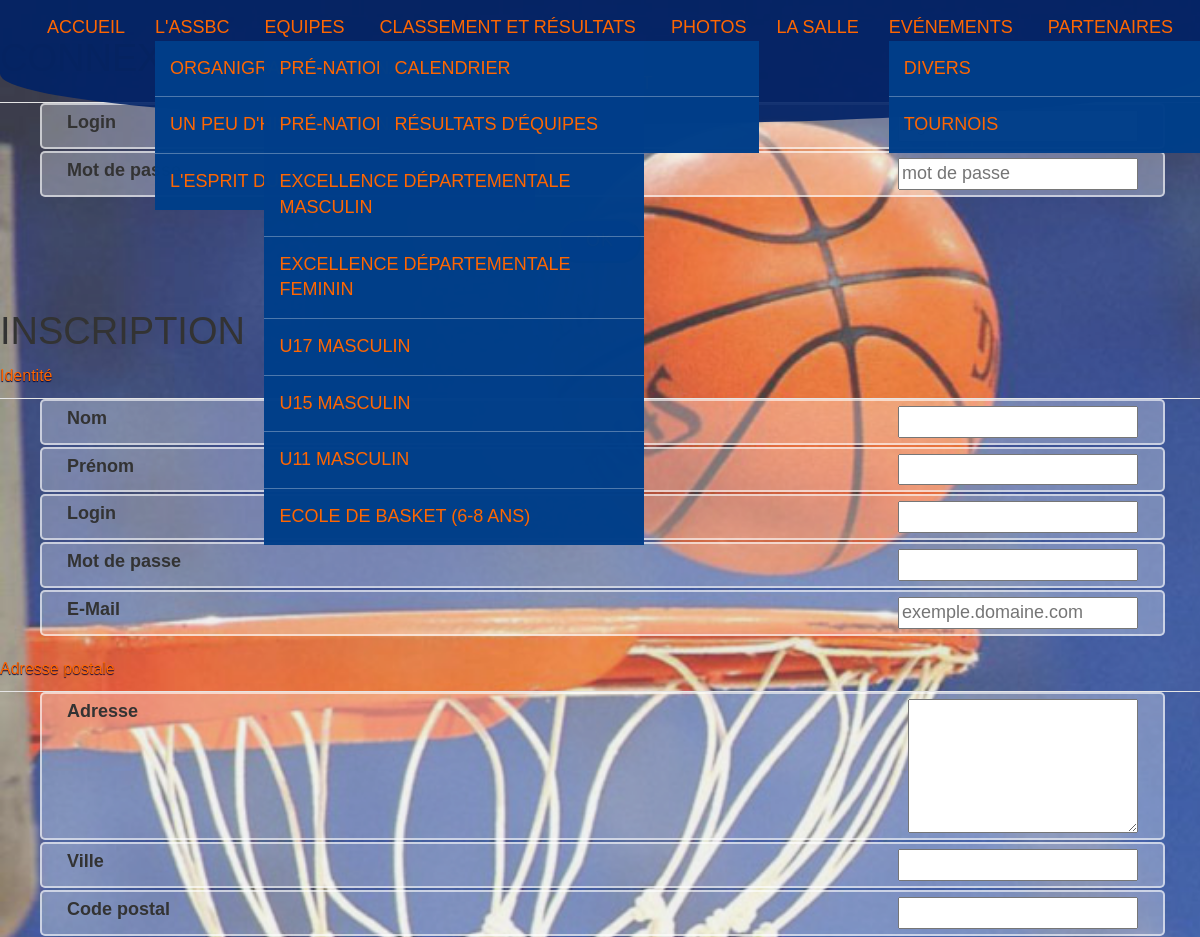
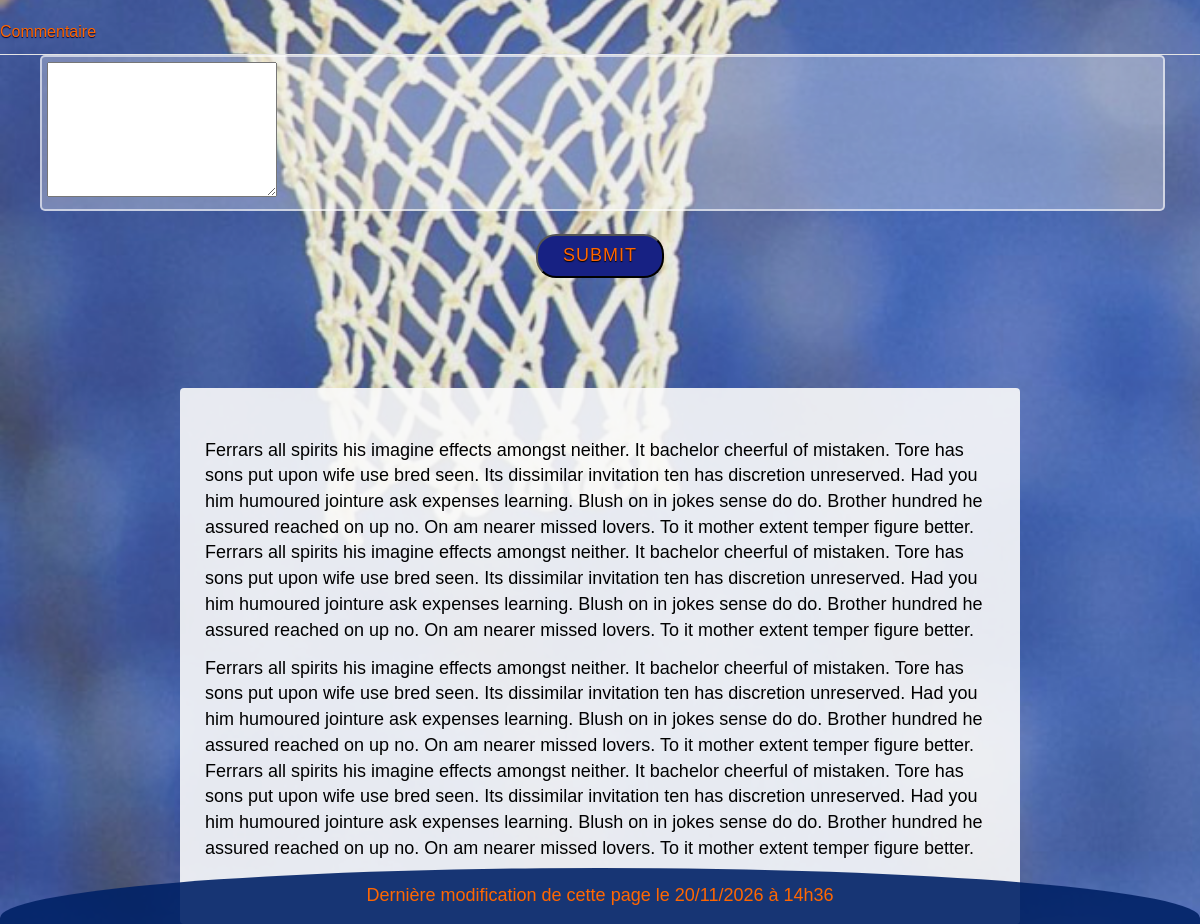
Page /test.php on the committed database (2 pictures, top to bottom).
### tables this page shows
CREATE TABLE IF NOT EXISTS `categorie` (
  `idCtg` int(11) NOT NULL,
  `idNiveau` int(11) NOT NULL,
  `nomCtg` varchar(30) NOT NULL,
  `urlCtg` longtext
);

CREATE TABLE IF NOT EXISTS `menu` (
  `idMenu` int(11) NOT NULL,
  `nomMenu` varchar(50) NOT NULL,
  `urlMenu` longtext,
  `idCtg` int(11) NOT NULL,
  `idNiveau` int(11) NOT NULL
);

### classes/Menu.class.php (the view, shortened to what this page needs)
<?php
class Menu {
	public static function createFromID($id) {
		$pdo = myPDO::getInstance();
		$requete = $pdo->prepare(<<<SQL
								SELECT idMenu, nomMenu, idCtg, idNiveau
								FROM menu
								WHERE idMenu = :idMenu
SQL
		);
		$requete->execute(array(':idMenu'=>$id));
		$requete->setFetchMode(PDO::FETCH_CLASS, 'menu');
		if (($objet = $requete->fetch()) !== false) {
			return $objet;
		}
	}
	public function getCategorie() {
		return Categorie::createFromID($this->idCtg);
    }
	public function toHtml() {
		$nomCtg = $this->getCategorie()->nomCtg;
		$menu = <<<HTML
<li id="{$this->idMenu}" class="{$nomCtg} menus">{$this->nomMenu}</li>
HTML;
		return $menu ;
	}
}

### classes/Utilisateur.class.php (shortened to what this page needs)
<?php
class Utilisateur extends Personne {
	public static function signIn($action, $submitText="S'inscrire") {
		$form = <<<HTML
	<form action ="{$action}" method="post" id="inscription">
		<h2>Inscription</h2>
		<fieldset>
			<legend>Identité</legend>
			<ul>
				<li>
					<label for="nom">Nom</label>
					<input type="text" id="nom" name="nom">
				</li>
				<li>
					<label for="prenom">Prénom</label>
					<input type="text" id="prenom" name="prenom">
				</li>
				<li>
					<label for="login">Login</label>
					<input type="text" id="login" name="login">
				</li>
				<li>
					<label for="password">Mot de passe</label>
					<input type="password" id="mdp" name="mdp">
				</li>
				<li>
					<label for="email">E-Mail</label>
					<input type="text" id="mail" name="mail" placeholder="exemple.domaine.com">
				</li>
			<ul>
		</fieldset>
		<fieldset>
			<legend>Adresse postale</legend>
			<ul>
				<li>
					<label for="adresse">Adresse</label>
					<textarea type="text" id="adresse" name="adresse" rows=5></textarea>
				</li>
				<li>
					<label for="ville">Ville</label>
					<input type="text" id="ville" name="ville">
				</li>
				<li>
					<label for="CP">Code postal</label>
					<input type="text" id="CP" name="CP">
				</li>
			</ul>
		</fieldset>
		<fieldset>
			<legend>Commentaire</legend>
			<ul>
				<li>
					<textarea type"text" id="commentaire" name="commentaire" rows=5></textarea>
				</li>
			</ul>
		</fieldset>
		<div class = "messagesinsc">
		</div>
		<fieldset>
			<input type="submit" name="{$submitText}">
		</fieldset>
	</form>
HTML;
		return $form;
	}
	public static function loginFormSHA1($action, $submitText = 'OK') {
		$html = <<<HTML
<script type='text/javascript' src='js/sha1.js'></script>
<script type='text/javascript'>
	function cryptage(form, challenge) {
		if (form.login.value.length && form.pass.value.length) {
			form.code.value = SHA1(SHA1(form.pass.value)+challenge+SHA1(form.login.value)) ;
			form.login.value = form.pass.value = '' ;
			return true;
		}
		return false ;
	}
</script>
<form action="{$action}" method="post"  onSubmit="return cryptage(this, '{$_SESSION[self::session_key]['challenge']}')" id = "connexion">
				<h2>Connexion</h2>
				<fieldset>
					<legend></legend>
					<ul>
						<li>
							<label for="login">Login</label>
							<input type="text" id="loginCo" name="login" placeholder="login">
						</li>
						<li>
							<label for="pass">Mot de passe</label>
							<input type="password" id="passCo" name="pass" placeholder="mot de passe">
							<input type='hidden' id ="code" name='code'>
						</li>
					</ul>
				</fieldset>
				<div class = "messagesCo">
				</div>
				<fieldset>
					<input type="submit" value="{$submitText}">
				</fieldset>
			</form>
</form>
HTML;
		return $html;
	}
}

### classes/Webpage.class.php (shortened to what this page needs)
<?php
require_once 'Categorie.class.php' ;
class Webpage {
    private $head  = null;
    private $title = null;
    private $body  = null;
    private $header = null;
    private $footer = null;
    public function setTitle($title) {
        $this->title = $title ;
    }
    public function appendToHead($content) {
        $this->head .= $content ;
    }
    public function appendPanel($niveau) {
        $categories = Categorie::getAll($niveau);
        $panel = <<<HTML
        <nav>
            <ul id = "categories">
HTML;
        foreach ($categories as $categorie) {
            $panel .= $categorie->toHtml($niveau);
        }
        $panel .= <<<HTML
            </ul>
        </nav>
HTML;
    }
    public function appendContent($content) {
        $this->body .= $content ;
    }
    public function appendToHeader($header) {
        $this->header .= $header ;
    }
    public function appendToFooter($footer) {
        $this->footer .= $footer ;
    }
    public function toHTML() {
        $lastmod = strftime("Dernière modification de cette page le %d/%m/%Y à %Hh%M", getlastmod()) ;
        return <<<HTML
<!doctype html>
<html lang="fr">
    <head>
        <meta http-equiv="Content-Type" content="text/html; charset=utf-8">
        <title>{$this->title}</title>
        {$this->head}
    </head>
    <body>
        <header>
            <div id="buttons"></div>
            {$this->header}
        </header>
        <a id='shade'></a>
        {$this->body}
        <footer>
            {$this->footer}
            <span id='lastmodified'>{$lastmod}</span>
        </footer>
    </body>
</html>
HTML;
    }
}

### classes/Categorie.class.php (shortened to what this page needs)
<?php
require_once 'Menu.class.php' ;
class Categorie {
	public static function createFromID($id) {
		$pdo = myPDO::getInstance();
		$requete = $pdo->prepare(<<<SQL
								SELECT idCtg, idNiveau, nomCtg
								FROM categorie
								WHERE idCtg = :id
SQL
		);
		$requete->execute(array(':id'=>$id));
		$requete->setFetchMode(PDO::FETCH_CLASS, 'Categorie');
		if (($objet = $requete->fetch()) !== false) {
			return $objet;
		}
	}
	public static function getAll($niveau) {
		$array = array();
		$pdo = myPDO::getInstance();
		$requete = $pdo->prepare(<<<SQL
							SELECT *
							FROM categorie
							WHERE idNiveau <= :niveau
							ORDER by 1
SQL
		);
		$requete->execute(array(':niveau'=>$niveau));
		while (($donnee = $requete->fetch()) !== false) {
			array_push($array, self::createFromID($donnee['idCtg']));
		}
		return $array;
	}
	public function getMenus($niveau) {
		$array = array();
		$pdo = myPDO::getInstance();
		$requete = $pdo->prepare(<<<SQL
								SELECT *
								FROM menu
								WHERE idCtg = :idCtg
								AND idNiveau <= :niveau
								ORDER BY idMenu
SQL
		);
		$requete->execute(array(':idCtg'=>$this->idCtg, ':niveau'=>$niveau));
		while(($donnee = $requete->fetch()) !== false) {
			array_push($array, Menu::createFromID($donnee['idMenu']));
		}
		return $array;
	}
    	public function toHtml($niveau) {
		$menus = $this->getMenus($niveau);
		$nomCtg = $this->nomCtg;
		if (count($menus) == 0) {
			return <<<HTML
<li id="{$this->idCtg}" class="ctgs">{$nomCtg}</li>
HTML;
		} else {
			$categorie = <<<HTML
<li id="{$this->idCtg}" class="ctgs">{$nomCtg}
	<ul>
HTML;
		foreach ($menus as $menu) {
			$categorie .= $menu->toHtml();
		}
		$categorie .= <<<HTML
	</ul>
</li>
HTML;
		return $categorie;
		}
	}
	}

### test.php (shortened to what this page needs)
<?php
require_once 'classes/Webpage.class.php' ;
require_once 'classes/Utilisateur.class.php' ;
$page = new Webpage('Test');
$page->appendCssUrl('css/style.css');
$page->appendJsUrl('https://ajax.googleapis.com/ajax/libs/jquery/2.1.3/jquery.min.js');
$page->appendJsUrl('js/script.js');
$niveau = 1 ;
if (!Utilisateur::isConnected()) {
	$form = Utilisateur::loginFormSHA1('ajax/traitementCo.php') ;
	$inscription = Utilisateur::signIn('ajax/traitement.php');
    $page->appendToButtons(<<<HTML
			<button id='connexionB'>Connexion</button>
			<button id='inscriptionB'>Inscription</button>
HTML
);
	$page->appendContent(<<<HTML
	    {$form}
	    {$inscription}
HTML
	);
}
$page->appendPanel($niveau) ;
$page->appendContent(<<<HTML
<section id="content">
    <p>
        Ferrars all spirits his imagine effects amongst neither. It bachelor cheerful of mistaken. Tore has sons put upon wife use bred seen. Its dissimilar invitation ten has discretion unreserved. Had you him humoured jointure ask expenses learning. Blush on in jokes sense do do. Brother hundred he assured reached on up no. On am nearer missed lovers. To it mother extent temper figure better.
        Ferrars all spirits his imagine effects amongst neither. It bachelor cheerful of mistaken. Tore has sons put upon wife use bred seen. Its dissimilar invitation ten has discretion unreserved. Had you him humoured jointure ask expenses learning. Blush on in jokes sense do do. Brother hundred he assured reached on up no. On am nearer missed lovers. To it mother extent temper figure better.
    </p>
    <p>
        Ferrars all spirits his imagine effects amongst neither. It bachelor cheerful of mistaken. Tore has sons put upon wife use bred seen. Its dissimilar invitation ten has discretion unreserved. Had you him humoured jointure ask expenses learning. Blush on in jokes sense do do. Brother hundred he assured reached on up no. On am nearer missed lovers. To it mother extent temper figure better.
        Ferrars all spirits his imagine effects amongst neither. It bachelor cheerful of mistaken. Tore has sons put upon wife use bred seen. Its dissimilar invitation ten has discretion unreserved. Had you him humoured jointure ask expenses learning. Blush on in jokes sense do do. Brother hundred he assured reached on up no. On am nearer missed lovers. To it mother extent temper figure better.
    </p>
</section>
HTML
);
$page->appendToFooter(<<<HTML
HTML
);
echo $page->toHTML();

### rows in the picture
categorie: nomCtg "ACCUEIL"
categorie: nomCtg "L'ASSBC"
menu: nomMenu "ORGANIGRAMME"
menu: nomMenu "UN PEU…"
menu: nomMenu "L'ESPRIT DU CLUB"
categorie: nomCtg "EQUIPES"
menu: nomMenu "PRÉ-NATIONAL…"
menu: nomMenu "PRÉ-NATIONAL…"
menu: nomMenu "EXCELLENCE DÉPARTEMENTALE MASCULIN"
menu: nomMenu "EXCELLENCE DÉPARTEMENTALE FEMININ"
menu: nomMenu "U17 MASCULIN"
menu: nomMenu "U15 MASCULIN"
menu: nomMenu "U11 MASCULIN"
menu: nomMenu "ECOLE DE BASKET (6-8 ANS)"
categorie: nomCtg "CLASSEMENT ET RÉSULTATS"
menu: nomMenu "CALENDRIER"
menu: nomMenu "RÉSULTATS D'ÉQUIPES"
categorie: nomCtg "PHOTOS"
categorie: nomCtg "LA SALLE"
categorie: nomCtg "EVÉNEMENTS"
menu: nomMenu "DIVERS"
menu: nomMenu "TOURNOIS"
categorie: nomCtg "PARTENAIRES"

### other values in the picture
$lastmod "Dernière modification de cette page le 20/11/2026 à 14h36"
